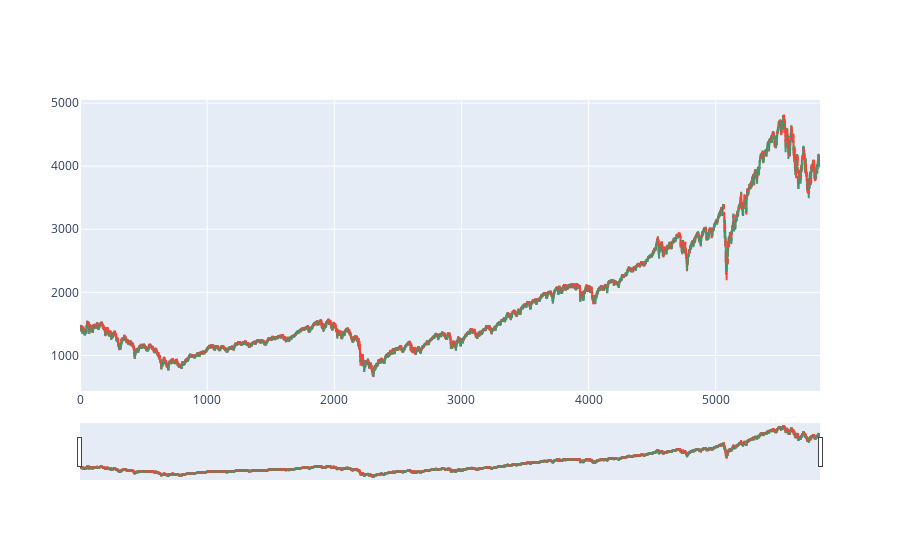

Write notebook code for a chart like this one.
### Code cell
#Grafico de velas de los 23 anios
candlestick = go.Candlestick(
                  x     = sp500.index,
                  open  = sp500.Open,
                  close = sp500.Close,
                  low   = sp500.Low,
                  high  = sp500.High,
              )
fig = go.Figure(candlestick)
fig.show()

### Figure 1 — Plotly figure (JSON) as saved in the notebook; plotly's stock layout.template omitted (floating-point values rounded to 4 significant figures; data arrays with more than 128 entries replaced by an {"elided": "..."} marker saying what was removed)
{"data": [{"close": {"elided": "5821 float values"}, "high": {"elided": "5821 float values"}, "low": {"elided": "5821 float values"}, "open": {"elided": "5821 float values"}, "type": "candlestick", "x": {"elided": "5821 int values"}}], "layout": {}}
